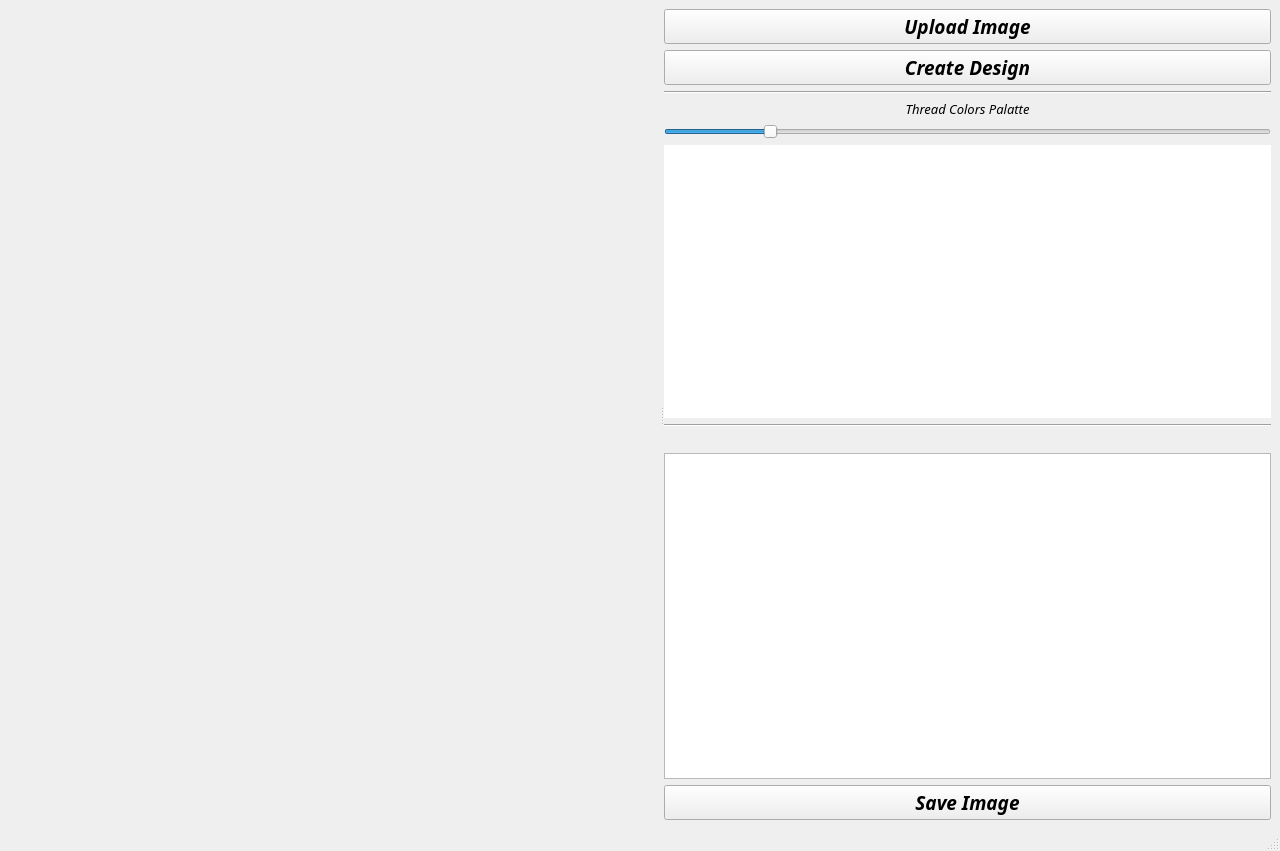
<?xml version="1.0" encoding="UTF-8"?>
<ui version="4.0">
 <class>MainWindow</class>
 <widget class="QMainWindow" name="MainWindow">
  <property name="geometry">
   <rect>
    <x>0</x>
    <y>0</y>
    <width>1280</width>
    <height>851</height>
   </rect>
  </property>
  <property name="focusPolicy">
   <enum>Qt::FocusPolicy::StrongFocus</enum>
  </property>
  <property name="windowTitle">
   <string>MainWindow</string>
  </property>
  <widget class="QWidget" name="centralwidget">
   <layout class="QGridLayout" name="gridLayout_4">
    <item row="1" column="0">
     <widget class="QSplitter" name="splitter">
      <property name="lineWidth">
       <number>1</number>
      </property>
      <property name="orientation">
       <enum>Qt::Orientation::Horizontal</enum>
      </property>
      <property name="handleWidth">
       <number>5</number>
      </property>
      <property name="childrenCollapsible">
       <bool>true</bool>
      </property>
      <widget class="QStackedWidget" name="stackedWidget">
       <property name="currentIndex">
        <number>2</number>
       </property>
       <widget class="QWidget" name="page_1">
        <layout class="QGridLayout" name="gridLayout_3">
         <item row="0" column="0">
          <widget class="QGraphicsView" name="viewOriginalImage">
           <property name="autoFillBackground">
            <bool>true</bool>
           </property>
          </widget>
         </item>
        </layout>
       </widget>
       <widget class="QWidget" name="page_2">
        <layout class="QGridLayout" name="gridLayout">
         <item row="0" column="0">
          <widget class="QGraphicsView" name="viewNewImage">
           <property name="autoFillBackground">
            <bool>false</bool>
           </property>
           <property name="backgroundBrush">
            <brush brushstyle="SolidPattern">
             <color alpha="255">
              <red>196</red>
              <green>236</green>
              <blue>227</blue>
             </color>
            </brush>
           </property>
          </widget>
         </item>
        </layout>
       </widget>
       <widget class="QWidget" name="page_3">
        <layout class="QGridLayout" name="gridLayout_2">
         <item row="0" column="0">
          <widget class="QLabel" name="labelGif">
           <property name="text">
            <string/>
           </property>
          </widget>
         </item>
        </layout>
       </widget>
      </widget>
      <widget class="QWidget" name="layoutWidget">
       <layout class="QVBoxLayout" name="verticalLayout_3">
        <item>
         <layout class="QVBoxLayout" name="verticalLayout">
          <item>
           <widget class="QPushButton" name="pushButtonUpload">
            <property name="font">
             <font>
              <family>Tw Cen MT</family>
              <pointsize>14</pointsize>
              <italic>true</italic>
              <bold>true</bold>
             </font>
            </property>
            <property name="cursor">
             <cursorShape>PointingHandCursor</cursorShape>
            </property>
            <property name="mouseTracking">
             <bool>false</bool>
            </property>
            <property name="autoFillBackground">
             <bool>false</bool>
            </property>
            <property name="text">
             <string>Upload Image</string>
            </property>
            <property name="icon">
             <iconset theme="emblem-photos"/>
            </property>
            <property name="checked">
             <bool>false</bool>
            </property>
           </widget>
          </item>
          <item>
           <widget class="QPushButton" name="pushButtonCreate">
            <property name="font">
             <font>
              <family>Tw Cen MT</family>
              <pointsize>14</pointsize>
              <italic>true</italic>
              <bold>true</bold>
             </font>
            </property>
            <property name="cursor">
             <cursorShape>PointingHandCursor</cursorShape>
            </property>
            <property name="mouseTracking">
             <bool>false</bool>
            </property>
            <property name="autoFillBackground">
             <bool>false</bool>
            </property>
            <property name="text">
             <string>Create Design</string>
            </property>
            <property name="icon">
             <iconset theme="process-working"/>
            </property>
            <property name="checkable">
             <bool>false</bool>
            </property>
            <property name="checked">
             <bool>false</bool>
            </property>
           </widget>
          </item>
         </layout>
        </item>
        <item>
         <layout class="QVBoxLayout" name="verticalLayout_2">
          <item>
           <widget class="Line" name="line">
            <property name="orientation">
             <enum>Qt::Orientation::Horizontal</enum>
            </property>
           </widget>
          </item>
          <item>
           <widget class="QLabel" name="labelThreadColorsPalatte">
            <property name="font">
             <font>
              <family>Sitka Small</family>
              <pointsize>10</pointsize>
              <italic>true</italic>
              <bold>false</bold>
             </font>
            </property>
            <property name="text">
             <string>Thread Colors Palatte</string>
            </property>
            <property name="alignment">
             <set>Qt::AlignmentFlag::AlignCenter</set>
            </property>
           </widget>
          </item>
          <item>
           <widget class="QSlider" name="horizontalSliderK">
            <property name="minimum">
             <number>2</number>
            </property>
            <property name="maximum">
             <number>50</number>
            </property>
            <property name="value">
             <number>10</number>
            </property>
            <property name="orientation">
             <enum>Qt::Orientation::Horizontal</enum>
            </property>
            <property name="tickInterval">
             <number>1</number>
            </property>
           </widget>
          </item>
          <item>
           <widget class="QTableWidget" name="tableWidgetThreadColor">
            <property name="enabled">
             <bool>true</bool>
            </property>
            <property name="font">
             <font>
              <pointsize>9</pointsize>
              <kerning>true</kerning>
             </font>
            </property>
            <property name="cursor" stdset="0">
             <cursorShape>PointingHandCursor</cursorShape>
            </property>
            <property name="frameShape">
             <enum>QFrame::Shape::NoFrame</enum>
            </property>
            <property name="frameShadow">
             <enum>QFrame::Shadow::Raised</enum>
            </property>
            <property name="verticalScrollBarPolicy">
             <enum>Qt::ScrollBarPolicy::ScrollBarAlwaysOff</enum>
            </property>
            <property name="horizontalScrollBarPolicy">
             <enum>Qt::ScrollBarPolicy::ScrollBarAlwaysOff</enum>
            </property>
            <property name="autoScrollMargin">
             <number>12</number>
            </property>
            <property name="editTriggers">
             <set>QAbstractItemView::EditTrigger::NoEditTriggers</set>
            </property>
            <property name="selectionMode">
             <enum>QAbstractItemView::SelectionMode::NoSelection</enum>
            </property>
            <property name="textElideMode">
             <enum>Qt::TextElideMode::ElideNone</enum>
            </property>
            <property name="updateThreshold">
             <number>200</number>
            </property>
            <property name="showGrid">
             <bool>true</bool>
            </property>
            <property name="gridStyle">
             <enum>Qt::PenStyle::NoPen</enum>
            </property>
            <property name="sortingEnabled">
             <bool>false</bool>
            </property>
            <property name="wordWrap">
             <bool>true</bool>
            </property>
            <property name="cornerButtonEnabled">
             <bool>true</bool>
            </property>
            <property name="rowCount">
             <number>0</number>
            </property>
            <property name="columnCount">
             <number>9</number>
            </property>
            <attribute name="horizontalHeaderVisible">
             <bool>false</bool>
            </attribute>
            <attribute name="horizontalHeaderDefaultSectionSize">
             <number>50</number>
            </attribute>
            <attribute name="verticalHeaderVisible">
             <bool>false</bool>
            </attribute>
            <attribute name="verticalHeaderDefaultSectionSize">
             <number>30</number>
            </attribute>
            <attribute name="verticalHeaderHighlightSections">
             <bool>true</bool>
            </attribute>
            <column/>
            <column/>
            <column/>
            <column/>
            <column/>
            <column/>
            <column/>
            <column/>
            <column/>
           </widget>
          </item>
         </layout>
        </item>
        <item>
         <widget class="Line" name="line_2">
          <property name="orientation">
           <enum>Qt::Orientation::Horizontal</enum>
          </property>
         </widget>
        </item>
        <item>
         <widget class="QLabel" name="labelListOfEmbroideryStitches">
          <property name="maximumSize">
           <size>
            <width>16777215</width>
            <height>16777215</height>
           </size>
          </property>
          <property name="text">
           <string/>
          </property>
         </widget>
        </item>
        <item>
         <widget class="QListWidget" name="listWidgetHistory"/>
        </item>
        <item>
         <widget class="QPushButton" name="pushButtonSave">
          <property name="font">
           <font>
            <family>Tw Cen MT</family>
            <pointsize>14</pointsize>
            <italic>true</italic>
            <bold>true</bold>
           </font>
          </property>
          <property name="cursor">
           <cursorShape>PointingHandCursor</cursorShape>
          </property>
          <property name="mouseTracking">
           <bool>false</bool>
          </property>
          <property name="autoFillBackground">
           <bool>false</bool>
          </property>
          <property name="text">
           <string>Save Image</string>
          </property>
          <property name="icon">
           <iconset theme="document-save"/>
          </property>
          <property name="checked">
           <bool>false</bool>
          </property>
         </widget>
        </item>
       </layout>
      </widget>
     </widget>
    </item>
   </layout>
  </widget>
  <widget class="QMenuBar" name="menubar">
   <property name="geometry">
    <rect>
     <x>0</x>
     <y>0</y>
     <width>1280</width>
     <height>26</height>
    </rect>
   </property>
  </widget>
  <widget class="QStatusBar" name="statusbar"/>
 </widget>
 <resources/>
 <connections/>
</ui>
